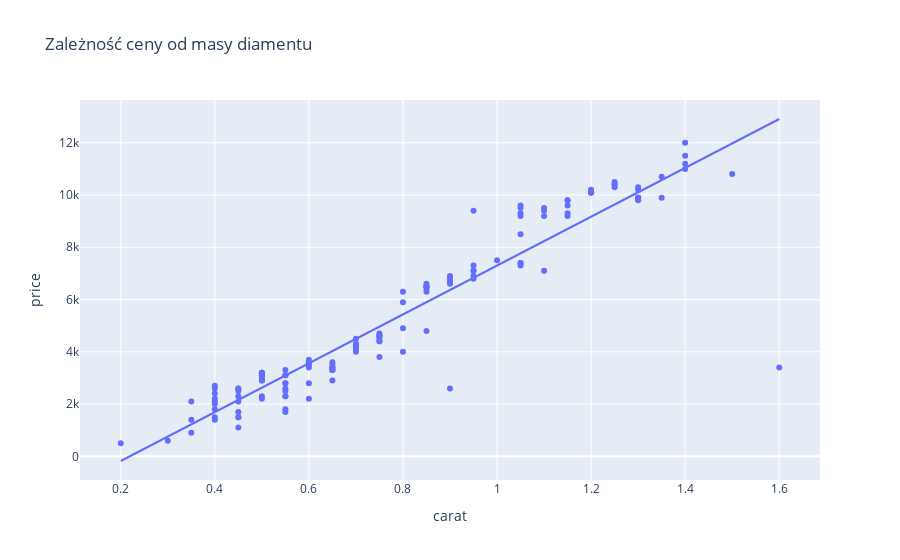

Notebook code cell kept with this figure:
### Code cell
import plotly.express as px

# Wizualizacja zależności ceny od masy diamentu
fig = px.scatter(data, x='carat', y='price', title='Zależność ceny od masy diamentu', trendline="ols")
fig.show()

### Figure 1 — Plotly figure (JSON) as saved in the notebook; plotly's stock layout.template omitted (floating-point values rounded to 4 significant figures; data arrays with more than 128 entries replaced by an {"elided": "..."} marker saying what was removed)
{"data": [{"hovertemplate": "carat=%{x}<br>price=%{y}<extra></extra>", "legendgroup": "", "marker": {"color": "#636efa", "symbol": "circle"}, "mode": "markers", "name": "", "orientation": "v", "showlegend": false, "type": "scatter", "x": {"elided": "137 float values"}, "xaxis": "x", "y": {"elided": "137 int values"}, "yaxis": "y"}, {"hovertemplate": "<b>OLS trendline</b><br>price = 9348.34 * carat + -2048.5<br>R<sup>2</sup>=0.874431<br><br>carat=%{x}<br>price=%{y} <b>(trend)</b><extra></extra>", "legendgroup": "", "marker": {"color": "#636efa", "symbol": "circle"}, "mode": "lines", "name": "", "showlegend": false, "type": "scatter", "x": {"elided": "137 float values"}, "xaxis": "x", "y": {"elided": "137 float values"}, "yaxis": "y"}], "layout": {"legend": {"tracegroupgap": 0}, "title": {"text": "Zależność ceny od masy diamentu"}, "xaxis": {"anchor": "y", "domain": [0, 1], "title": {"text": "carat"}}, "yaxis": {"anchor": "x", "domain": [0, 1], "title": {"text": "price"}}}}
